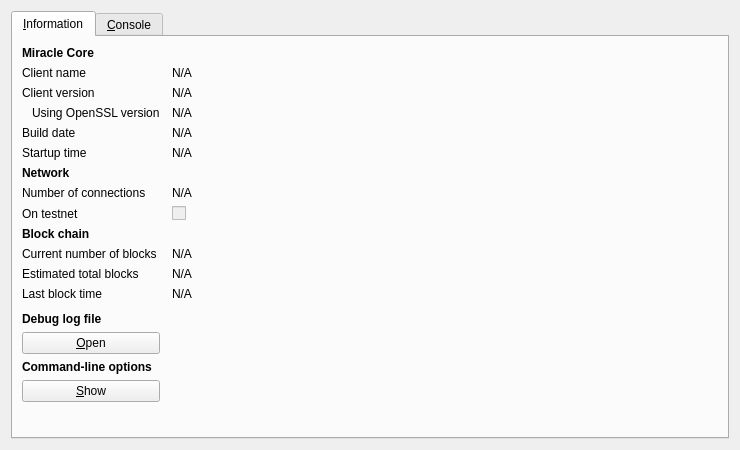
<?xml version="1.0" encoding="UTF-8"?>
<ui version="4.0">
 <class>RPCConsole</class>
 <widget class="QDialog" name="RPCConsole">
  <property name="geometry">
   <rect>
    <x>0</x>
    <y>0</y>
    <width>740</width>
    <height>450</height>
   </rect>
  </property>
  <property name="windowTitle">
   <string>Miracle - Debug window</string>
  </property>
  <layout class="QVBoxLayout" name="verticalLayout_2">
   <item>
    <widget class="QTabWidget" name="tabWidget">
     <property name="currentIndex">
      <number>0</number>
     </property>
     <widget class="QWidget" name="tab_info">
      <attribute name="title">
       <string>&amp;Information</string>
      </attribute>
      <layout class="QGridLayout" name="gridLayout" columnstretch="0,1">
       <property name="horizontalSpacing">
        <number>12</number>
       </property>
       <item row="0" column="0">
        <widget class="QLabel" name="label_9">
         <property name="font">
          <font>
           <weight>75</weight>
           <bold>true</bold>
          </font>
         </property>
         <property name="text">
          <string>Miracle Core</string>
         </property>
        </widget>
       </item>
       <item row="1" column="0">
        <widget class="QLabel" name="label_5">
         <property name="text">
          <string>Client name</string>
         </property>
        </widget>
       </item>
       <item row="1" column="1">
        <widget class="QLabel" name="clientName">
         <property name="cursor">
          <cursorShape>IBeamCursor</cursorShape>
         </property>
         <property name="text">
          <string>N/A</string>
         </property>
         <property name="textFormat">
          <enum>Qt::PlainText</enum>
         </property>
         <property name="textInteractionFlags">
          <set>Qt::LinksAccessibleByMouse|Qt::TextSelectableByKeyboard|Qt::TextSelectableByMouse</set>
         </property>
        </widget>
       </item>
       <item row="2" column="0">
        <widget class="QLabel" name="label_6">
         <property name="text">
          <string>Client version</string>
         </property>
        </widget>
       </item>
       <item row="2" column="1">
        <widget class="QLabel" name="clientVersion">
         <property name="cursor">
          <cursorShape>IBeamCursor</cursorShape>
         </property>
         <property name="text">
          <string>N/A</string>
         </property>
         <property name="textFormat">
          <enum>Qt::PlainText</enum>
         </property>
         <property name="textInteractionFlags">
          <set>Qt::LinksAccessibleByMouse|Qt::TextSelectableByKeyboard|Qt::TextSelectableByMouse</set>
         </property>
        </widget>
       </item>
       <item row="3" column="0">
        <widget class="QLabel" name="label_14">
         <property name="text">
          <string>Using OpenSSL version</string>
         </property>
         <property name="indent">
          <number>10</number>
         </property>
        </widget>
       </item>
       <item row="3" column="1">
        <widget class="QLabel" name="openSSLVersion">
         <property name="cursor">
          <cursorShape>IBeamCursor</cursorShape>
         </property>
         <property name="text">
          <string>N/A</string>
         </property>
         <property name="textFormat">
          <enum>Qt::PlainText</enum>
         </property>
         <property name="textInteractionFlags">
          <set>Qt::LinksAccessibleByMouse|Qt::TextSelectableByKeyboard|Qt::TextSelectableByMouse</set>
         </property>
        </widget>
       </item>
       <item row="4" column="0">
        <widget class="QLabel" name="label_12">
         <property name="text">
          <string>Build date</string>
         </property>
        </widget>
       </item>
       <item row="4" column="1">
        <widget class="QLabel" name="buildDate">
         <property name="cursor">
          <cursorShape>IBeamCursor</cursorShape>
         </property>
         <property name="text">
          <string>N/A</string>
         </property>
         <property name="textFormat">
          <enum>Qt::PlainText</enum>
         </property>
         <property name="textInteractionFlags">
          <set>Qt::LinksAccessibleByMouse|Qt::TextSelectableByKeyboard|Qt::TextSelectableByMouse</set>
         </property>
        </widget>
       </item>
       <item row="5" column="0">
        <widget class="QLabel" name="label_13">
         <property name="text">
          <string>Startup time</string>
         </property>
        </widget>
       </item>
       <item row="5" column="1">
        <widget class="QLabel" name="startupTime">
         <property name="cursor">
          <cursorShape>IBeamCursor</cursorShape>
         </property>
         <property name="text">
          <string>N/A</string>
         </property>
         <property name="textFormat">
          <enum>Qt::PlainText</enum>
         </property>
         <property name="textInteractionFlags">
          <set>Qt::LinksAccessibleByMouse|Qt::TextSelectableByKeyboard|Qt::TextSelectableByMouse</set>
         </property>
        </widget>
       </item>
       <item row="6" column="0">
        <widget class="QLabel" name="label_11">
         <property name="font">
          <font>
           <weight>75</weight>
           <bold>true</bold>
          </font>
         </property>
         <property name="text">
          <string>Network</string>
         </property>
        </widget>
       </item>
       <item row="7" column="0">
        <widget class="QLabel" name="label_7">
         <property name="text">
          <string>Number of connections</string>
         </property>
        </widget>
       </item>
       <item row="7" column="1">
        <widget class="QLabel" name="numberOfConnections">
         <property name="cursor">
          <cursorShape>IBeamCursor</cursorShape>
         </property>
         <property name="text">
          <string>N/A</string>
         </property>
         <property name="textFormat">
          <enum>Qt::PlainText</enum>
         </property>
         <property name="textInteractionFlags">
          <set>Qt::LinksAccessibleByMouse|Qt::TextSelectableByKeyboard|Qt::TextSelectableByMouse</set>
         </property>
        </widget>
       </item>
       <item row="8" column="0">
        <widget class="QLabel" name="label_8">
         <property name="text">
          <string>On testnet</string>
         </property>
        </widget>
       </item>
       <item row="8" column="1">
        <widget class="QCheckBox" name="isTestNet">
         <property name="enabled">
          <bool>false</bool>
         </property>
         <property name="text">
          <string/>
         </property>
        </widget>
       </item>
       <item row="9" column="0">
        <widget class="QLabel" name="label_10">
         <property name="font">
          <font>
           <weight>75</weight>
           <bold>true</bold>
          </font>
         </property>
         <property name="text">
          <string>Block chain</string>
         </property>
        </widget>
       </item>
       <item row="10" column="0">
        <widget class="QLabel" name="label_3">
         <property name="text">
          <string>Current number of blocks</string>
         </property>
        </widget>
       </item>
       <item row="10" column="1">
        <widget class="QLabel" name="numberOfBlocks">
         <property name="cursor">
          <cursorShape>IBeamCursor</cursorShape>
         </property>
         <property name="text">
          <string>N/A</string>
         </property>
         <property name="textFormat">
          <enum>Qt::PlainText</enum>
         </property>
         <property name="textInteractionFlags">
          <set>Qt::LinksAccessibleByMouse|Qt::TextSelectableByKeyboard|Qt::TextSelectableByMouse</set>
         </property>
        </widget>
       </item>
       <item row="11" column="0">
        <widget class="QLabel" name="label_4">
         <property name="text">
          <string>Estimated total blocks</string>
         </property>
        </widget>
       </item>
       <item row="11" column="1">
        <widget class="QLabel" name="totalBlocks">
         <property name="cursor">
          <cursorShape>IBeamCursor</cursorShape>
         </property>
         <property name="text">
          <string>N/A</string>
         </property>
         <property name="textFormat">
          <enum>Qt::PlainText</enum>
         </property>
         <property name="textInteractionFlags">
          <set>Qt::LinksAccessibleByMouse|Qt::TextSelectableByKeyboard|Qt::TextSelectableByMouse</set>
         </property>
        </widget>
       </item>
       <item row="12" column="0">
        <widget class="QLabel" name="label_2">
         <property name="text">
          <string>Last block time</string>
         </property>
        </widget>
       </item>
       <item row="12" column="1">
        <widget class="QLabel" name="lastBlockTime">
         <property name="cursor">
          <cursorShape>IBeamCursor</cursorShape>
         </property>
         <property name="text">
          <string>N/A</string>
         </property>
         <property name="textFormat">
          <enum>Qt::PlainText</enum>
         </property>
         <property name="textInteractionFlags">
          <set>Qt::LinksAccessibleByMouse|Qt::TextSelectableByKeyboard|Qt::TextSelectableByMouse</set>
         </property>
        </widget>
       </item>
       <item row="13" column="0">
        <spacer name="verticalSpacer_2">
         <property name="orientation">
          <enum>Qt::Vertical</enum>
         </property>
         <property name="sizeHint" stdset="0">
          <size>
           <width>20</width>
           <height>20</height>
          </size>
         </property>
        </spacer>
       </item>
       <item row="14" column="0">
        <widget class="QLabel" name="labelDebugLogfile">
         <property name="font">
          <font>
           <weight>75</weight>
           <bold>true</bold>
          </font>
         </property>
         <property name="text">
          <string>Debug log file</string>
         </property>
        </widget>
       </item>
       <item row="15" column="0">
        <widget class="QPushButton" name="openDebugLogfileButton">
         <property name="toolTip">
          <string>Open the Miracle debug log file from the current data directory. This can take a few seconds for large log files.</string>
         </property>
         <property name="text">
          <string>&amp;Open</string>
         </property>
         <property name="autoDefault">
          <bool>false</bool>
         </property>
        </widget>
       </item>
       <item row="16" column="0">
        <widget class="QLabel" name="labelCLOptions">
         <property name="font">
          <font>
           <weight>75</weight>
           <bold>true</bold>
          </font>
         </property>
         <property name="text">
          <string>Command-line options</string>
         </property>
        </widget>
       </item>
       <item row="17" column="0">
        <widget class="QPushButton" name="showCLOptionsButton">
         <property name="toolTip">
          <string>Show the Miracle-Qt help message to get a list with possible Miracle command-line options.</string>
         </property>
         <property name="text">
          <string>&amp;Show</string>
         </property>
         <property name="autoDefault">
          <bool>false</bool>
         </property>
        </widget>
       </item>
       <item row="18" column="0">
        <spacer name="verticalSpacer">
         <property name="orientation">
          <enum>Qt::Vertical</enum>
         </property>
         <property name="sizeHint" stdset="0">
          <size>
           <width>20</width>
           <height>40</height>
          </size>
         </property>
        </spacer>
       </item>
      </layout>
     </widget>
     <widget class="QWidget" name="tab_console">
      <attribute name="title">
       <string>&amp;Console</string>
      </attribute>
      <layout class="QVBoxLayout" name="verticalLayout_3">
       <property name="spacing">
        <number>3</number>
       </property>
       <item>
        <widget class="QTextEdit" name="messagesWidget">
         <property name="minimumSize">
          <size>
           <width>0</width>
           <height>100</height>
          </size>
         </property>
         <property name="readOnly">
          <bool>true</bool>
         </property>
         <property name="tabKeyNavigation" stdset="0">
          <bool>false</bool>
         </property>
         <property name="columnCount" stdset="0">
          <number>2</number>
         </property>
        </widget>
       </item>
       <item>
        <layout class="QHBoxLayout" name="horizontalLayout">
         <property name="spacing">
          <number>3</number>
         </property>
         <item>
          <widget class="QLabel" name="label">
           <property name="text">
            <string notr="true">&gt;</string>
           </property>
          </widget>
         </item>
         <item>
          <widget class="QLineEdit" name="lineEdit"/>
         </item>
         <item>
          <widget class="QPushButton" name="clearButton">
           <property name="maximumSize">
            <size>
             <width>24</width>
             <height>24</height>
            </size>
           </property>
           <property name="toolTip">
            <string>Clear console</string>
           </property>
           <property name="text">
            <string/>
           </property>
           <property name="icon">
            <iconset resource="../bitcoin.qrc">
             <normaloff>:/icons/remove</normaloff>:/icons/remove</iconset>
           </property>
           <property name="shortcut">
            <string notr="true">Ctrl+L</string>
           </property>
           <property name="autoDefault">
            <bool>false</bool>
           </property>
          </widget>
         </item>
        </layout>
       </item>
      </layout>
     </widget>
    </widget>
   </item>
  </layout>
 </widget>
 <resources>
  <include location="../bitcoin.qrc"/>
 </resources>
 <connections/>
</ui>
